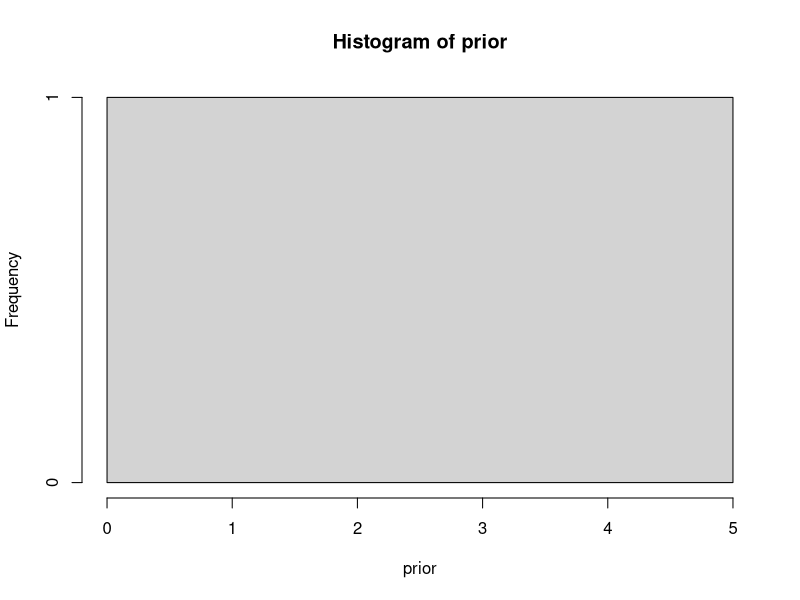

The R source for this figure: (Note: this script raises an error after producing the figure.)
# Author: Tanay Mukehrjee
# Date: Jan 6th, 2019


#----
# Question 1

# Number of random draws from the prior
n_draws <- 10000

prior <- 5 # Here you sample n_draws draws from the prior  
hist(prior) # It's always good to eyeball the prior to make sure it looks ok.

# Here you define the generative model
generative_model <- function(parameters) {
  ...
}

# Here you simulate data using the parameters from the prior and the 
# generative model
sim_data <- rep(NA, n_draws)
for(i in 1:n_draws) {
  sim_data[i] <- generative_model(prior[i])
}

# Here you filter off all draws that do not match the data.
posterior <- prior[sim_data == observed_data] 

hist(posterior) # Eyeball the posterior
length(posterior) # See that we got enought draws left after the filtering.
# There are no rules here, but you probably want to aim
# for >1000 draws.

# Now you can summarize the posterior, where a common summary is to take the mean
# or the median posterior, and perhaps a 95% quantile interval.
median(posterior)
quantile(posterior, c(0.025, 0.975))

#----
# Alternate solution to que 1
n_draw <- 10000

# Defining and drawing from the prior distribution
prior_rate <- runif(n_draw, 0, 1)

# Defining the generative model
gen_model <- function(rate) {
  subscribers <- rbinom(1, size = 16, prob = rate)
  subscribers
}

# Simulating the data
subscribers <- rep(NA, n_draw)
for(i in 1:n_draw) {
  subscribers[i] <- gen_model(prior_rate[i])
}

# Filtering out those parameter values that didn't result in the
# data that we actually observed
post_rate <- prior_rate[subscribers == 6]

# Checking that there enough samples left
length(post_rate)

hist(post_rate, xlim = c(0, 1))

mean(post_rate)

quantile(post_rate, c(0.025, 0.975))


#----
# Question 2

sum(post_rate > 0.2) / length(post_rate)


#----
# Question 3

# This can be done with a for loop
singnups <- rep(NA, length(post_rate))
for(i in 1:length(post_rate)) {
  singnups[i] <- rbinom(n = 1, size = 100, prob = post_rate[i])
}

# But since rbinom is vectorized we can simply write it like this:
signups <- rbinom(n = length(post_rate), size = 100, prob = post_rate)

hist(signups, xlim = c(0, 100))

quantile(signups, c(0.025, 0.975))

